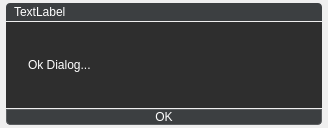
<?xml version="1.0" encoding="UTF-8"?>
<ui version="4.0">
 <class>OkDialog</class>
 <widget class="QDialog" name="OkDialog">
  <property name="windowModality">
   <enum>Qt::WindowModality::ApplicationModal</enum>
  </property>
  <property name="geometry">
   <rect>
    <x>0</x>
    <y>0</y>
    <width>328</width>
    <height>128</height>
   </rect>
  </property>
  <property name="minimumSize">
   <size>
    <width>328</width>
    <height>128</height>
   </size>
  </property>
  <property name="windowTitle">
   <string>Ok Dialog</string>
  </property>
  <property name="styleSheet">
   <string notr="true">QToolTip {
    background-color: #2e2e2e;
    color: #ffffff;
    border: 1px solid #5b5e60;
    padding: 4px;
    border-radius: 4px;
    opacity: 200;
    font-size: 12px;
}

QLabel {
    color: #ffffff;
}

QFrame {
    background-color: #2e2e2e;
}

QPushButton {
    background-color: #3c3f41;
    color: #fff;
    border: 1px solid #5b5e60;
    border-radius: 4px;
	padding: 0px 0px;
}

QPushButton:hover {
    border-color: #4a90e2;
}

QPushButton:pressed {
    background-color: #3d78b2;
    border-color: #2a5f92;
}
</string>
  </property>
  <property name="modal">
   <bool>true</bool>
  </property>
  <layout class="QVBoxLayout" name="verticalLayout">
   <property name="spacing">
    <number>1</number>
   </property>
   <property name="leftMargin">
    <number>6</number>
   </property>
   <property name="topMargin">
    <number>3</number>
   </property>
   <property name="rightMargin">
    <number>6</number>
   </property>
   <property name="bottomMargin">
    <number>3</number>
   </property>
   <item>
    <widget class="QLabel" name="title_label">
     <property name="sizePolicy">
      <sizepolicy hsizetype="Preferred" vsizetype="Fixed">
       <horstretch>0</horstretch>
       <verstretch>0</verstretch>
      </sizepolicy>
     </property>
     <property name="minimumSize">
      <size>
       <width>0</width>
       <height>18</height>
      </size>
     </property>
     <property name="styleSheet">
      <string notr="true">QLabel {
	background-color: #3c3f41;
	border-top-left-radius: 4px;
	border-top-right-radius: 4px;
	padding-left: 5px;
}</string>
     </property>
     <property name="text">
      <string>TextLabel</string>
     </property>
     <property name="alignment">
      <set>Qt::AlignmentFlag::AlignLeading|Qt::AlignmentFlag::AlignLeft|Qt::AlignmentFlag::AlignVCenter</set>
     </property>
    </widget>
   </item>
   <item>
    <widget class="QFrame" name="frame">
     <property name="styleSheet">
      <string notr="true"/>
     </property>
     <property name="frameShape">
      <enum>QFrame::Shape::NoFrame</enum>
     </property>
     <property name="frameShadow">
      <enum>QFrame::Shadow::Raised</enum>
     </property>
     <layout class="QHBoxLayout" name="horizontalLayout">
      <property name="leftMargin">
       <number>9</number>
      </property>
      <property name="rightMargin">
       <number>6</number>
      </property>
      <item>
       <widget class="QLabel" name="label">
        <property name="text">
         <string/>
        </property>
        <property name="pixmap">
         <pixmap resource="../resources.qrc">:/ico/Icons/ico/phils-hub.ico</pixmap>
        </property>
       </widget>
      </item>
      <item>
       <widget class="QLabel" name="msg_label">
        <property name="sizePolicy">
         <sizepolicy hsizetype="Expanding" vsizetype="Preferred">
          <horstretch>0</horstretch>
          <verstretch>0</verstretch>
         </sizepolicy>
        </property>
        <property name="text">
         <string>Ok Dialog...</string>
        </property>
        <property name="wordWrap">
         <bool>true</bool>
        </property>
       </widget>
      </item>
     </layout>
    </widget>
   </item>
   <item>
    <widget class="QPushButton" name="ok_btn">
     <property name="minimumSize">
      <size>
       <width>0</width>
       <height>0</height>
      </size>
     </property>
     <property name="styleSheet">
      <string notr="true">QPushButton {
	border-top-left-radius: 0px;
	border-top-right-radius: 0px;
}</string>
     </property>
     <property name="text">
      <string>OK</string>
     </property>
    </widget>
   </item>
  </layout>
 </widget>
 <resources>
  <include location="../resources.qrc"/>
 </resources>
 <connections/>
</ui>
